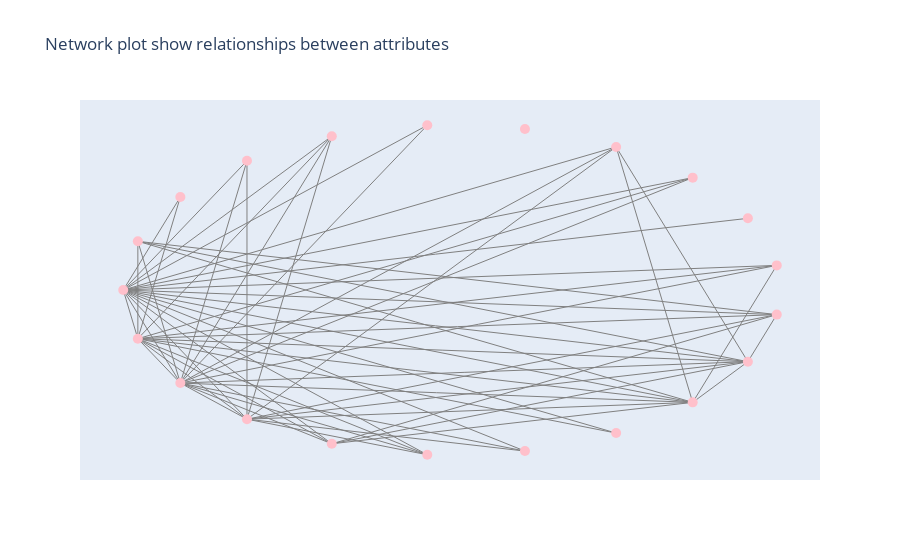

Notebook cell for this chart:
### Code cell
import networkx as nx
import plotly.graph_objects as go
# إعداد الشبكة
network = nx.Graph()
# إضافة عقد (nodes)
network.add_nodes_from(['age', 'systolic', 'fasting blood sugar', 'Cholesterol', 'weight(kg)', 'fasting blood sugar',
                        'eyesight(right)', 'hearing(right)', 'relaxation', 'triglyceride', 'HDL', 'LDL', 'hemoglobin',
                        'serum creatinine', 'AST', 'ALT', 'Gtp', 'dental caries'])
# إضافة ربطات (edges)
network.add_edges_from([
    ('age', 'systolic'),
    ('age', 'fasting blood sugar'),
    ('age', 'Cholesterol'),
    ('age', 'weight(kg)'),
    ('age', 'fasting blood sugar'),
    ('age', 'eyesight(right)'),
    ('age', 'eyesight(left)'),
    ('age', 'hearing(right)'),
    ('age', 'hearing(left)'),
    ('age', 'relaxation'),
    ('age', 'triglyceride'),
    ('age', 'HDL'),
    ('age', 'LDL'),
    ('age', 'hemoglobin'),
    ('age', 'serum creatinine'),
    ('age', 'Urine protein'),
    ('age', 'AST'),
    ('age', 'ALT'),
    ('age', 'dental caries'),
    
    ('systolic','relaxation'),
    ('systolic','fasting blood sugar'),
    ('systolic','Cholesterol'),
    ('systolic','triglyceride'),
    ('systolic','HDL'),
    ('systolic','LDL'),
    ('systolic','hemoglobin'),
    ('systolic','Urine protein'),
    ('systolic','AST'),
    ('systolic','weight(kg)'),
    ('systolic','waist(cm)'),
    ('systolic','eyesight(right)'),
    ('systolic','eyesight(left)'),
      
    ('fasting blood sugar','Cholesterol'),
    ('fasting blood sugar','triglyceride'),
    ('fasting blood sugar','HDL'),
    ('fasting blood sugar','hemoglobin'),
    ('fasting blood sugar','AST'),
    ('fasting blood sugar','ALT'),
    ('fasting blood sugar','weight(kg)'),
    ('fasting blood sugar','waist(cm)'),
    ('fasting blood sugar','hearing(right)'),
    ('fasting blood sugar','hearing(left)'),
    ('fasting blood sugar','eyesight(right)'),
    ('fasting blood sugar','eyesight(left)'),
    ('fasting blood sugar','dental caries'),
   
    ('Cholesterol','triglyceride'),
    ('Cholesterol','HDL'),
    ('Cholesterol','LDL'),
    ('Cholesterol','ALT'),
    ('Cholesterol','eyesight(right)'),
    ('Cholesterol','eyesight(left)'),
    ('Cholesterol','hearing(right)'),
    ('Cholesterol','hearing(left)'),
    
    ('triglyceride','HDL'),
    ('triglyceride','hemoglobin'),
    ('triglyceride','ALT'),
    ('triglyceride','weight(kg)'),
    ('triglyceride','waist(cm)'),
    
    ('HDL','LDL'),
    ('HDL','ALT'),
    ('HDL','weight(kg)'),
    ('HDL','waist(cm)'),
    
    ('LDL','Cholesterol'),
    ('LDL','weight(kg)'),
    ('LDL','waist(cm)')
])

# Create positions using shell layout
position = nx.shell_layout(network)

# Create edge trace
edge_x = []
edge_y = []
for edge in network.edges():
    x0, y0 = position[edge[0]]
    x1, y1 = position[edge[1]]
    edge_x.extend([x0, x1, None])
    edge_y.extend([y0, y1, None])

# Create node trace
node_x = [position[node][0] for node in network.nodes()]
node_y = [position[node][1] for node in network.nodes()]

# Create text labels for nodes
node_text = list(network.nodes())

# Create figure
fig = go.Figure()

# Add edges
fig.add_trace(go.Scatter(x=edge_x, y=edge_y, mode='lines', line=dict(color='gray', width=1)))

# Add nodes
fig.add_trace(go.Scatter(x=node_x, y=node_y, mode='markers',
                         marker=dict(color='pink', size=10), text=node_text, hoverinfo='text'))

#Set axis properties
fig.update_layout(
    showlegend=False,
    hovermode='closest',
    title='Network plot show relationships between attributes',
    xaxis=dict(showgrid=False, zeroline=False, showticklabels=False),
    yaxis=dict(showgrid=False, zeroline=False, showticklabels=False)
)
# Show the figure
fig.show()

### Figure 1 — Plotly figure (JSON) as saved in the notebook; plotly's stock layout.template omitted (floating-point values rounded to 4 significant figures; data arrays with more than 128 entries replaced by an {"elided": "..."} marker saying what was removed)
{"data": [{"line": {"color": "gray", "width": 1}, "mode": "lines", "type": "scatter", "x": {"elided": "189 float values"}, "y": {"elided": "189 float values"}}, {"hoverinfo": "text", "marker": {"color": "pink", "size": 10}, "mode": "markers", "text": ["age", "systolic", "fasting blood sugar", "Cholesterol", "weight(kg)", "eyesight(right)", "hearing(right)", "relaxation", "triglyceride", "HDL", "LDL", "hemoglobin", "serum creatinine", "AST", "ALT", "Gtp", "dental caries", "eyesight(left)", "hearing(left)", "Urine protein", "waist(cm)"], "type": "scatter", "x": [-1, -0.9556, -0.8262, -0.6235, -0.3653, -0.07473, 0.2225, 0.5, 0.7331, 0.901, 0.9888, 0.9888, 0.901, 0.7331, 0.5, 0.2225, -0.07473, -0.3653, -0.6235, -0.8262, -0.9556], "y": [-8.742e-08, -0.2948, -0.5633, -0.7818, -0.9309, -0.9972, -0.9749, -0.866, -0.6802, -0.4339, -0.149, 0.149, 0.4339, 0.6802, 0.866, 0.9749, 0.9972, 0.9309, 0.7818, 0.5633, 0.2948]}], "layout": {"hovermode": "closest", "showlegend": false, "title": {"text": "Network plot show relationships between attributes"}, "xaxis": {"showgrid": false, "showticklabels": false, "zeroline": false}, "yaxis": {"showgrid": false, "showticklabels": false, "zeroline": false}}}
